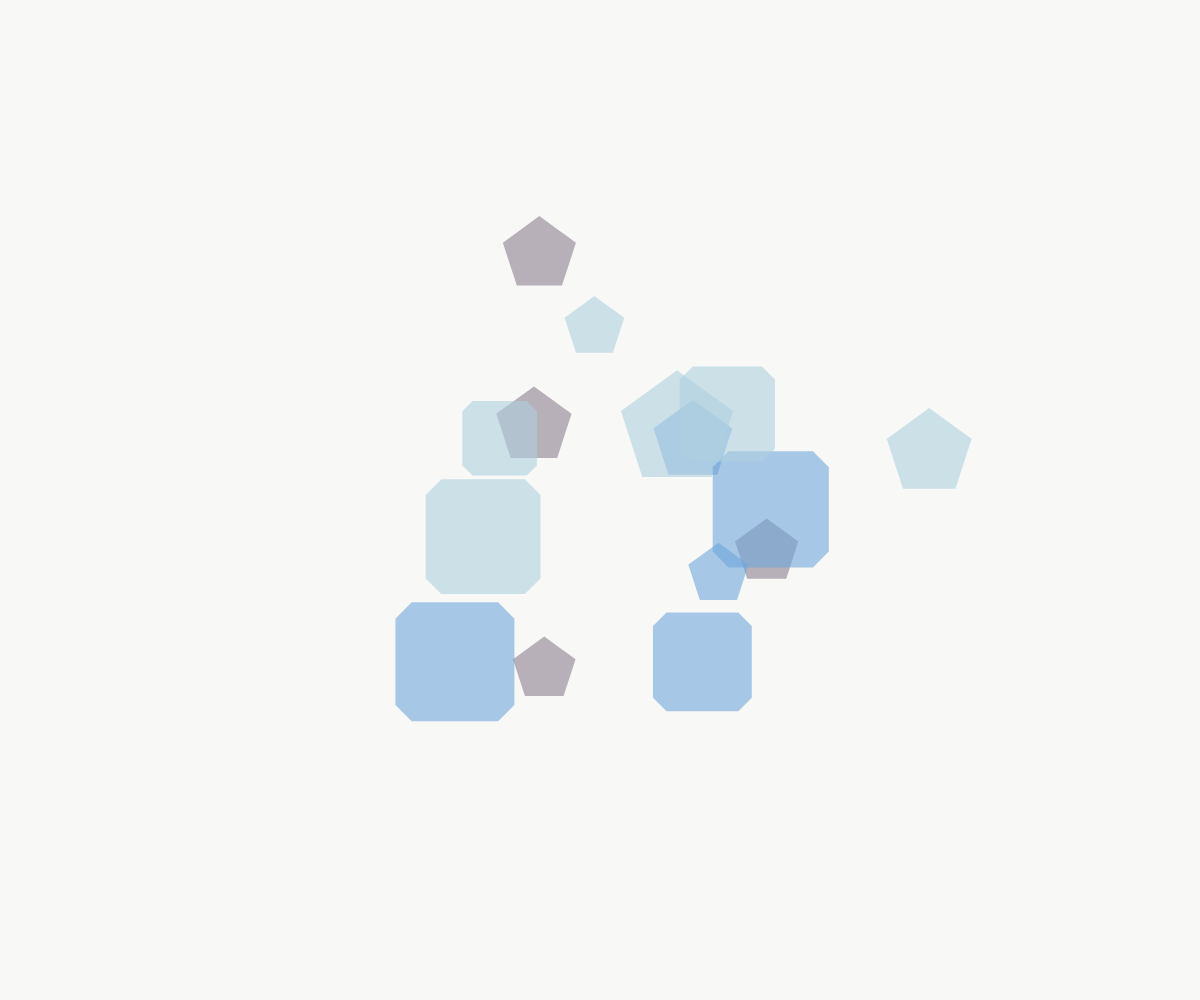
Frame 1 (no input)
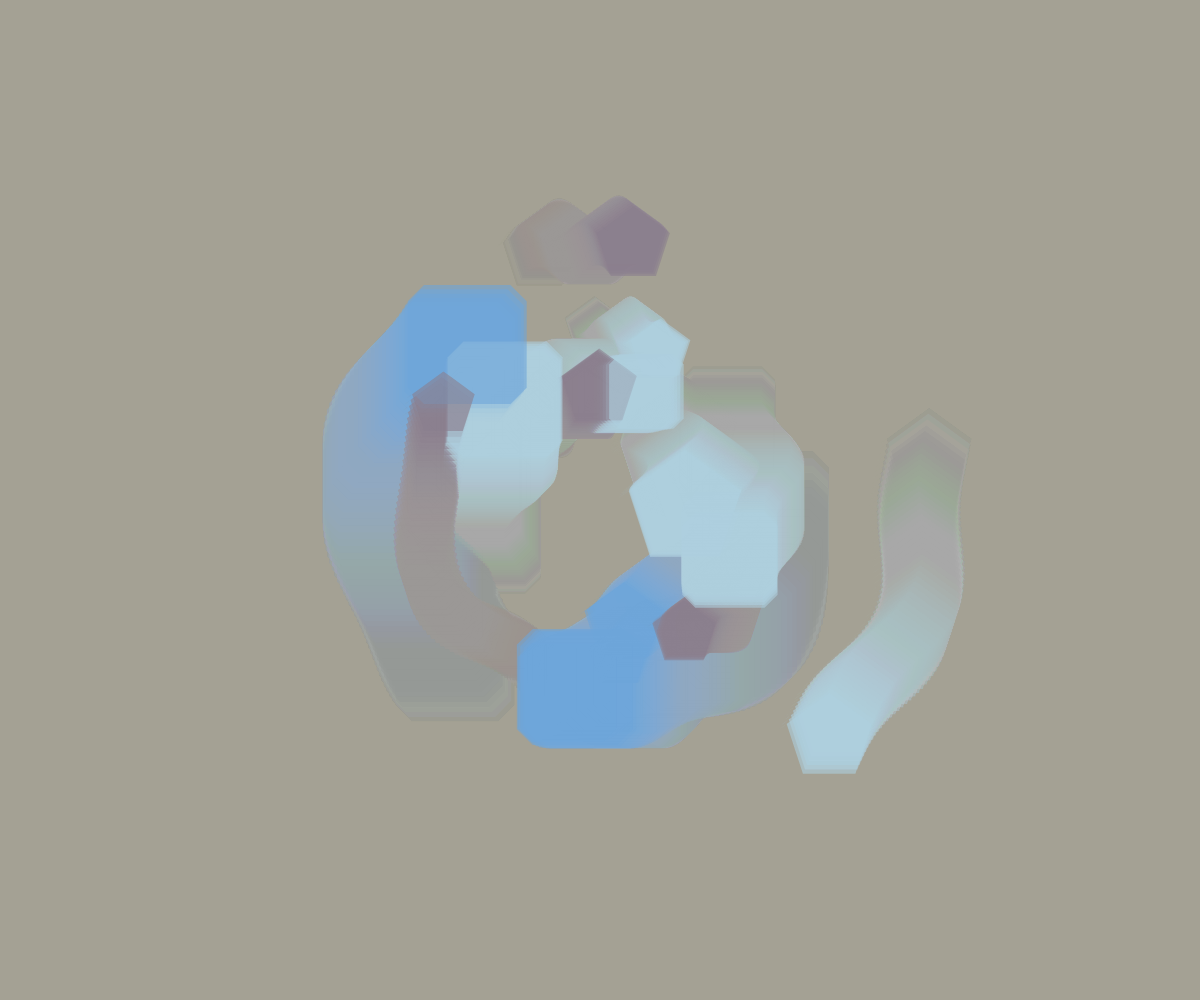
Frame 60 (no input)
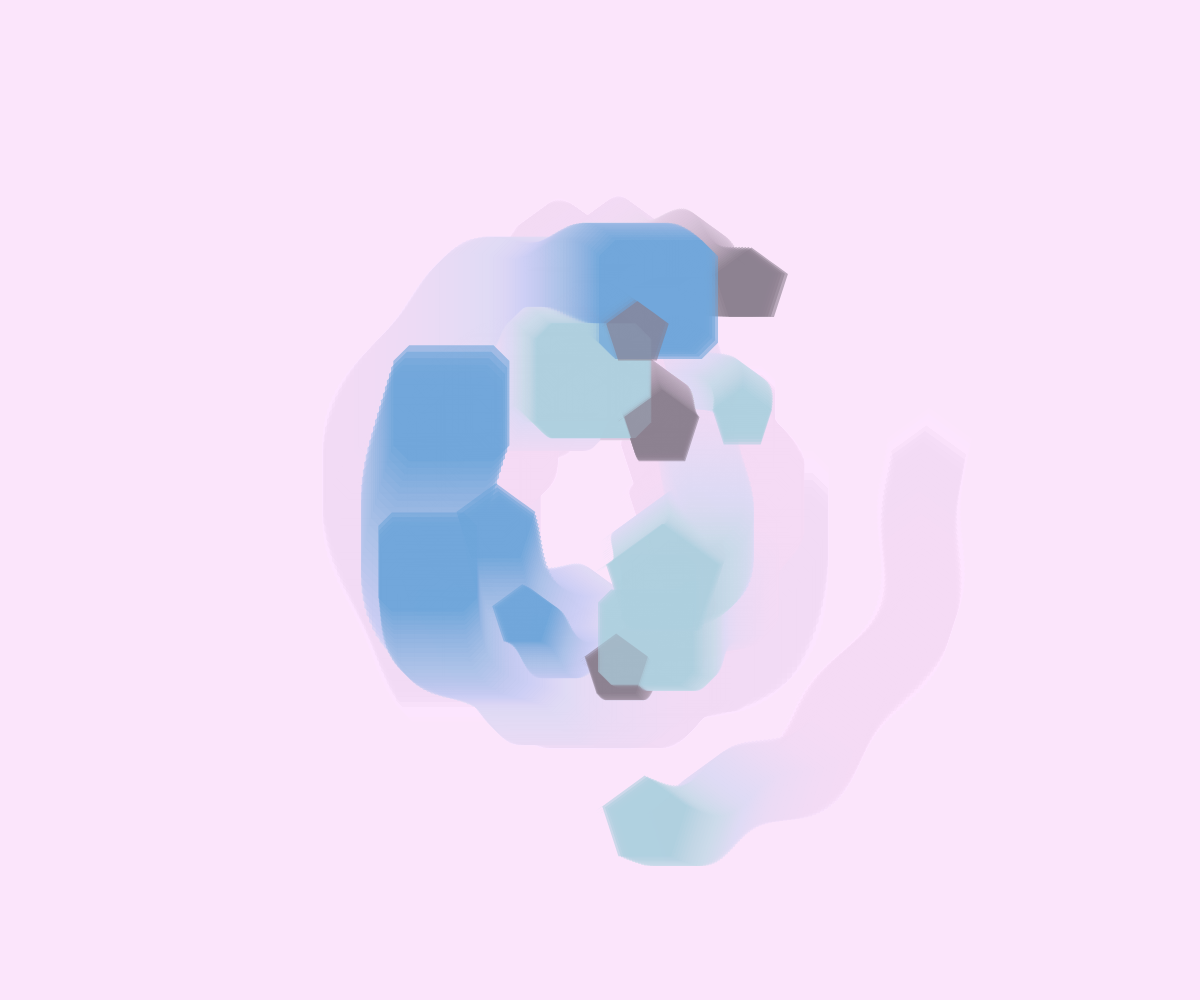
Frame 120 (the mouse pressed at the canvas centre since frame 60)

The p5.js sketch that drew these frames (run headless with seeded random() and noise() and a simulated clock; from frame 60 on, the mouse is pressed at the canvas centre):

// p5.js sketch
// ── sketch.js
let shapes = [];
let stages = [];
let currentStage = 0;
let nextStageIndex = 1;
let transitionStart = 0;
let transitioning = false;
let transitionDuration = 3000;
let stageTimer = 0;
let stageDuration = 10000;
let centerX, centerY;
let squiggleAmplitude = 20;
let squiggleFrequency = 5;
let heldShape = null;
let holdStartTime = 0;
let holdDuration = 1500;
let globalSpeedMultiplier = 1;
let speedRampStart = null;
let disappearAfter = 4000;

function setup() {
  createCanvas(windowWidth, windowHeight);
  centerX = width / 2;
  centerY = height / 2;
  initStages();
  setupStage(currentStage);
}

function draw() {
  let pastelBg = color(240, 230, 255);
  let darkBg = transitioning ? lerpColor(stages[currentStage].bg, stages[nextStageIndex].bg, constrain((millis() - transitionStart) / transitionDuration, 0, 1)) : stages[currentStage].bg;
  let bgBlend = heldShape ? 1 : 0;
  if (!heldShape && millis() - holdStartTime < holdDuration) {
    bgBlend = map(millis() - holdStartTime, 0, holdDuration, 1, 0);
  }
  let blendedBg = lerpColor(pastelBg, darkBg, bgBlend);
  noStroke();
  fill(blendedBg.levels[0], blendedBg.levels[1], blendedBg.levels[2], 10);
  rect(0, 0, width, height);

  let t = transitioning ? (millis() - transitionStart) / transitionDuration : 0;
  t = constrain(t, 0, 1);

  for (let s of shapes) {
    s.update();
    s.display(t);
  }

  if (heldShape) {
    heldShape.overridePosition(mouseX, mouseY);
    if (!speedRampStart) speedRampStart = millis();
    let rampElapsed = millis() - speedRampStart;
    globalSpeedMultiplier = 1 + rampElapsed / 1000;

    if (rampElapsed > disappearAfter) {
      let index = shapes.indexOf(heldShape);
      if (index !== -1) {
        shapes.splice(index, 1);
        shapes.push(new OrbitingShape(
          random(stages[currentStage].shapeTypes),
          random(stages[currentStage].palette),
          random(TWO_PI),
          random(50, min(width, height) / 3),
          random(30, 60)
        ));
      }
      heldShape = null;
      globalSpeedMultiplier = 1;
      speedRampStart = null;
    }
  } else {
    globalSpeedMultiplier = 1;
    speedRampStart = null;
  }

  if (!transitioning && millis() - stageTimer > stageDuration) {
    beginTransition();
  } else if (transitioning && t >= 1) {
    currentStage = nextStageIndex;
    setupStage(currentStage);
    transitioning = false;
  }
}

function mousePressed() {
  for (let s of shapes) {
    if (s.contains(mouseX, mouseY)) {
      heldShape = s;
      holdStartTime = millis();
      s.hold();
      break;
    }
  }
}

function mouseReleased() {
  if (heldShape) {
    heldShape.release();
    heldShape = null;
  }
}

// Mobile support
function touchStarted() {
  mousePressed();
  return false;
}

function touchEnded() {
  mouseReleased();
  return false;
}

function initStages() {
  for (let i = 0; i < 15; i++) {
    stages.push({
      shapeTypes: ["circle", "square", "triangle", "pentagon"].sort(() => 0.5 - random()).slice(0, 2),
      palette: [
        color(random(100, 255), random(100, 255), random(100, 255), 150),
        color(random(100, 255), random(100, 255), random(100, 255), 150),
        color(random(100, 255), random(100, 255), random(100, 255), 150)
      ],
      bg: color(random(30, 100), random(30, 100), random(30, 100))
    });
  }
}

function setupStage(index) {
  squiggleAmplitude = 10 + index * 2;
  squiggleFrequency = 2 + index * 0.2;
  for (let i = 0; i < shapes.length; i++) {
    shapes[i].startType = shapes[i].targetType;
    shapes[i].targetType = random(stages[index].shapeTypes);
    shapes[i].startColor = shapes[i].targetColor;
    shapes[i].targetColor = random(stages[index].palette);
  }
  while (shapes.length < 15) {
    shapes.push(new OrbitingShape(
      random(stages[index].shapeTypes),
      random(stages[index].palette),
      random(TWO_PI),
      random(50, min(width, height) / 3),
      random(30, 60)
    ));
  }
  transitionStart = millis();
  stageTimer = millis();
  stageDuration = int(random(7000, 15000));
}

function beginTransition() {
  transitioning = true;
  transitionStart = millis();
  nextStageIndex = (currentStage + 1) % stages.length;
}

class OrbitingShape {
  constructor(type, color, angle, radius, size) {
    this.startType = type;
    this.targetType = type;
    this.startColor = color;
    this.targetColor = color;
    this.angle = angle;
    this.radius = radius;
    this.speed = random(0.01, 0.03);
    this.size = (size * 2) * (windowWidth < 600 ? 1.4 : 1); // larger on mobile
    this.isHeld = false;
    this.overrideX = null;
    this.overrideY = null;
  }

  update() {
    if (!this.isHeld) {
      this.angle += this.speed * globalSpeedMultiplier;
    } else {
      this.angle += this.speed * 2 * globalSpeedMultiplier;
    }
  }

  display(t) {
    let squiggle = sin(millis() / 100 + this.radius) * squiggleAmplitude;
    let angleOffset = sin(this.angle * squiggleFrequency) * 0.2;
    let x = this.isHeld ? this.overrideX : centerX + (this.radius + squiggle) * cos(this.angle + angleOffset);
    let y = this.isHeld ? this.overrideY : centerY + (this.radius + squiggle) * sin(this.angle + angleOffset);
    let c = lerpColor(this.startColor, this.targetColor, t);
    fill(c);
    noStroke();
    push();
    translate(x, y);
    this.morphBetweenShapes(t);
    pop();
  }

  morphBetweenShapes(t) {
    beginShape();
    let n = 20;
    let radius = this.size / 2;
    for (let i = 0; i < n; i++) {
      let angle = map(i, 0, n, 0, TWO_PI);
      let shapeA = this.shapeFunction(this.startType, angle);
      let shapeB = this.shapeFunction(this.targetType, angle);
      let x = lerp(shapeA.x, shapeB.x, t) * radius;
      let y = lerp(shapeA.y, shapeB.y, t) * radius;
      vertex(x, y);
    }
    endShape(CLOSE);
  }

  shapeFunction(type, angle) {
    switch (type) {
      case "circle": return { x: cos(angle), y: sin(angle) };
      case "square":
        let a = atan2(sin(angle), cos(angle));
        let s = max(abs(cos(a)), abs(sin(a)));
        return { x: cos(a) / s, y: sin(a) / s };
      case "triangle":
        let idx = floor(angle / (TWO_PI / 3));
        let vertices = [
          { x: 0, y: -1 },
          { x: sqrt(3) / 2, y: 0.5 },
          { x: -sqrt(3) / 2, y: 0.5 }
        ];
        let a1 = map(idx, 0, 3, 0, TWO_PI);
        let a2 = map((idx + 1) % 3, 0, 3, 0, TWO_PI);
        let t2 = (angle - a1) / (a2 - a1);
        let v1 = vertices[idx];
        let v2 = vertices[(idx + 1) % 3];
        return {
          x: lerp(v1.x, v2.x, t2),
          y: lerp(v1.y, v2.y, t2)
        };
      case "pentagon":
        let index = floor(angle / (TWO_PI / 5));
        let v = [];
        for (let i = 0; i < 5; i++) {
          let a = TWO_PI * i / 5 - HALF_PI;
          v.push({ x: cos(a), y: sin(a) });
        }
        let a1p = map(index, 0, 5, 0, TWO_PI);
        let a2p = map((index + 1) % 5, 0, 5, 0, TWO_PI);
        let t2p = (angle - a1p) / (a2p - a1p);
        let v1p = v[index];
        let v2p = v[(index + 1) % 5];
        return {
          x: lerp(v1p.x, v2p.x, t2p),
          y: lerp(v1p.y, v2p.y, t2p)
        };
      default:
        return { x: cos(angle), y: sin(angle) };
    }
  }

  contains(px, py) {
    let squiggle = sin(millis() / 100 + this.radius) * squiggleAmplitude;
    let angleOffset = sin(this.angle * squiggleFrequency) * 0.2;
    let x = centerX + (this.radius + squiggle) * cos(this.angle + angleOffset);
    let y = centerY + (this.radius + squiggle) * sin(this.angle + angleOffset);
    return dist(px, py, x, y) < this.size / 2;
  }

  hold() {
    this.isHeld = true;
  }

  release() {
    this.isHeld = false;
    this.overrideX = null;
    this.overrideY = null;
  }

  overridePosition(x, y) {
    this.overrideX = x;
    this.overrideY = y;
  }
}

function windowResized() {
  resizeCanvas(windowWidth, windowHeight);
  centerX = width / 2;
  centerY = height / 2;
}

// ── index-10.html

<!DOCTYPE html>
<html lang="en">
<head>
  <meta charset="UTF-8">
  <title>Orbit Stage Loop</title>
  <script src="https://cdnjs.cloudflare.com/ajax/libs/p5.js/1.5.0/p5.min.js"></script>
  <style>
    html, body {
      margin: 0;
      padding: 0;
      overflow: hidden;
      background: #000;
    }
    canvas {
      display: block;
    }
  </style>
</head>
<body>
  <script>
// You can embed this using an iframe in Squarespace by uploading the HTML/JS somewhere like Github Pages or an external host
let shapes = [];
let stages = [];
let currentStage = 0;
let nextStageIndex = 1;
let transitionStart = 0;
let transitioning = false;
let transitionDuration = 3000;
let stageTimer = 0;
let stageDuration = 10000;
let centerX, centerY;
let squiggleAmplitude = 20;
let squiggleFrequency = 5;
let heldShape = null;
let holdStartTime = 0;
let holdDuration = 1500;
let globalSpeedMultiplier = 1;
let speedRampStart = null;
let disappearAfter = 4000;

function setup() {
  squiggleAmplitude = 10 + currentStage * 2;
  squiggleFrequency = 2 + currentStage * 0.2;
  createCanvas(windowWidth, windowHeight);
  centerX = width / 2;
  centerY = height / 2;
  initStages();
  setupStage(currentStage);
}

function draw() {
  let pastelBg = color(240, 230, 255);
  let darkBg = transitioning ? lerpColor(stages[currentStage].bg, stages[nextStageIndex].bg, constrain((millis() - transitionStart) / transitionDuration, 0, 1)) : stages[currentStage].bg;
  let bgBlend = heldShape ? 1 : 0;
  if (!heldShape && millis() - holdStartTime < holdDuration) {
    bgBlend = map(millis() - holdStartTime, 0, holdDuration, 1, 0);
  }
  let blendedBg = lerpColor(pastelBg, darkBg, bgBlend);
  noStroke();
  fill(blendedBg.levels[0], blendedBg.levels[1], blendedBg.levels[2], 10);
  rect(0, 0, width, height);
  let t = transitioning ? (millis() - transitionStart) / transitionDuration : 0;
  t = constrain(t, 0, 1);

  for (let s of shapes) {
    s.update();
    s.display(t);
  }

  if (heldShape) {
    heldShape.overridePosition(mouseX, mouseY);
    if (!speedRampStart) speedRampStart = millis();
    let rampElapsed = millis() - speedRampStart;
    globalSpeedMultiplier = 1 + rampElapsed / 1000;

    if (rampElapsed > disappearAfter) {
      let index = shapes.indexOf(heldShape);
      if (index !== -1) {
        shapes.splice(index, 1);
        shapes.push(new OrbitingShape(
          random(stages[currentStage].shapeTypes),
          random(stages[currentStage].palette),
          random(TWO_PI),
          random(50, min(width, height) / 3),
          random(30, 60)
        ));
      }
      heldShape = null;
      globalSpeedMultiplier = 1;
      speedRampStart = null;
    }
  } else {
    globalSpeedMultiplier = 1;
    speedRampStart = null;
  }

  if (!transitioning && millis() - stageTimer > stageDuration) {
    beginTransition();
  } else if (transitioning && t >= 1) {
    currentStage = nextStageIndex;
    setupStage(currentStage);
    transitioning = false;
  }
}

function mousePressed() {
  for (let s of shapes) {
    if (s.contains(mouseX, mouseY)) {
      heldShape = s;
      holdStartTime = millis();
      s.hold();
      break;
    }
  }
}

function mouseReleased() {
  if (heldShape) {
    heldShape.release();
    heldShape = null;
  }
}

function initStages() {
  for (let i = 0; i < 15; i++) {
    stages.push({
      shapeTypes: ["circle", "square", "triangle", "pentagon"].sort(() => 0.5 - random()).slice(0, 2),
      palette: [
        color(random(100, 255), random(100, 255), random(100, 255), 150),
        color(random(100, 255), random(100, 255), random(100, 255), 150),
        color(random(100, 255), random(100, 255), random(100, 255), 150)
      ],
      bg: color(random(30, 100), random(30, 100), random(30, 100))
    });
  }
}

function setupStage(index) {
  squiggleAmplitude = 10 + index * 2;
  squiggleFrequency = 2 + index * 0.2;
  for (let i = 0; i < shapes.length; i++) {
    shapes[i].startType = shapes[i].targetType;
    shapes[i].targetType = random(stages[index].shapeTypes);
    shapes[i].startColor = shapes[i].targetColor;
    shapes[i].targetColor = random(stages[index].palette);
  }
  while (shapes.length < 15) {
    shapes.push(new OrbitingShape(
      random(stages[index].shapeTypes),
      random(stages[index].palette),
      random(TWO_PI),
      random(50, min(width, height) / 3),
      random(30, 60)
    ));
  }
  transitionStart = millis();
  stageTimer = millis();
  stageDuration = int(random(7000, 15000));
}

function beginTransition() {
  transitioning = true;
  transitionStart = millis();
  nextStageIndex = (currentStage + 1) % stages.length;
}

class OrbitingShape {
  constructor(type, color, angle, radius, size) {
    this.startType = type;
    this.targetType = type;
    this.startColor = color;
    this.targetColor = color;
    this.angle = angle;
    this.radius = radius;
    this.speed = random(0.01, 0.03);
    this.size = size * 2;
    this.isHeld = false;
    this.overrideX = null;
    this.overrideY = null;
  }

  update() {
    if (!this.isHeld) {
      this.angle += this.speed * globalSpeedMultiplier;
    } else {
      this.angle += this.speed * 2 * globalSpeedMultiplier;
    }
  }

  display(t) {
    let squiggle = sin(millis() / 100 + this.radius) * squiggleAmplitude;
    let angleOffset = sin(this.angle * squiggleFrequency) * 0.2;
    let x = this.isHeld ? this.overrideX : centerX + (this.radius + squiggle) * cos(this.angle + angleOffset);
    let y = this.isHeld ? this.overrideY : centerY + (this.radius + squiggle) * sin(this.angle + angleOffset);
    let c = lerpColor(this.startColor, this.targetColor, t);
    fill(c);
    noStroke();
    push();
    translate(x, y);
    this.morphBetweenShapes(t);
    pop();
  }

  morphBetweenShapes(t) {
    beginShape();
    let n = 20;
    let radius = this.size / 2;
    for (let i = 0; i < n; i++) {
      let angle = map(i, 0, n, 0, TWO_PI);
      let shapeA = this.shapeFunction(this.startType, angle);
      let shapeB = this.shapeFunction(this.targetType, angle);
      let x = lerp(shapeA.x, shapeB.x, t) * radius;
      let y = lerp(shapeA.y, shapeB.y, t) * radius;
      vertex(x, y);
    }
    endShape(CLOSE);
  }

  shapeFunction(type, angle) {
    switch (type) {
      case "circle": return { x: cos(angle), y: sin(angle) };
      case "square":
        let a = atan2(sin(angle), cos(angle));
        let s = max(abs(cos(a)), abs(sin(a)));
        return { x: cos(a) / s, y: sin(a) / s };
      case "triangle":
        let idx = floor(angle / (TWO_PI / 3));
        let vertices = [
          { x: 0, y: -1 },
          { x: sqrt(3) / 2, y: 0.5 },
          { x: -sqrt(3) / 2, y: 0.5 }
        ];
        let a1 = map(idx, 0, 3, 0, TWO_PI);
        let a2 = map((idx + 1) % 3, 0, 3, 0, TWO_PI);
        let t2 = (angle - a1) / (a2 - a1);
        let v1 = vertices[idx];
        let v2 = vertices[(idx + 1) % 3];
        return {
          x: lerp(v1.x, v2.x, t2),
          y: lerp(v1.y, v2.y, t2)
        };
      case "pentagon":
        let index = floor(angle / (TWO_PI / 5));
        let v = [];
        for (let i = 0; i < 5; i++) {
          let a = TWO_PI * i / 5 - HALF_PI;
          v.push({ x: cos(a), y: sin(a) });
        }
        let a1p = map(index, 0, 5, 0, TWO_PI);
        let a2p = map((index + 1) % 5, 0, 5, 0, TWO_PI);
        let t2p = (angle - a1p) / (a2p - a1p);
        let v1p = v[index];
        let v2p = v[(index + 1) % 5];
        return {
          x: lerp(v1p.x, v2p.x, t2p),
          y: lerp(v1p.y, v2p.y, t2p)
        };
      default:
        return { x: cos(angle), y: sin(angle) };
    }
  }

  contains(px, py) {
    let squiggle = sin(millis() / 100 + this.radius) * squiggleAmplitude;
    let angleOffset = sin(this.angle * squiggleFrequency) * 0.2;
    let x = centerX + (this.radius + squiggle) * cos(this.angle + angleOffset);
    let y = centerY + (this.radius + squiggle) * sin(this.angle + angleOffset);
    return dist(px, py, x, y) < this.size / 2;
  }

  hold() {
    this.isHeld = true;
  }

  release() {
    this.isHeld = false;
    this.overrideX = null;
    this.overrideY = null;
  }

  overridePosition(x, y) {
    this.overrideX = x;
    this.overrideY = y;
  }
}

function windowResized() {
  resizeCanvas(windowWidth, windowHeight);
  centerX = width / 2;
  centerY = height / 2;
}

  </script>
</body>
</html>
